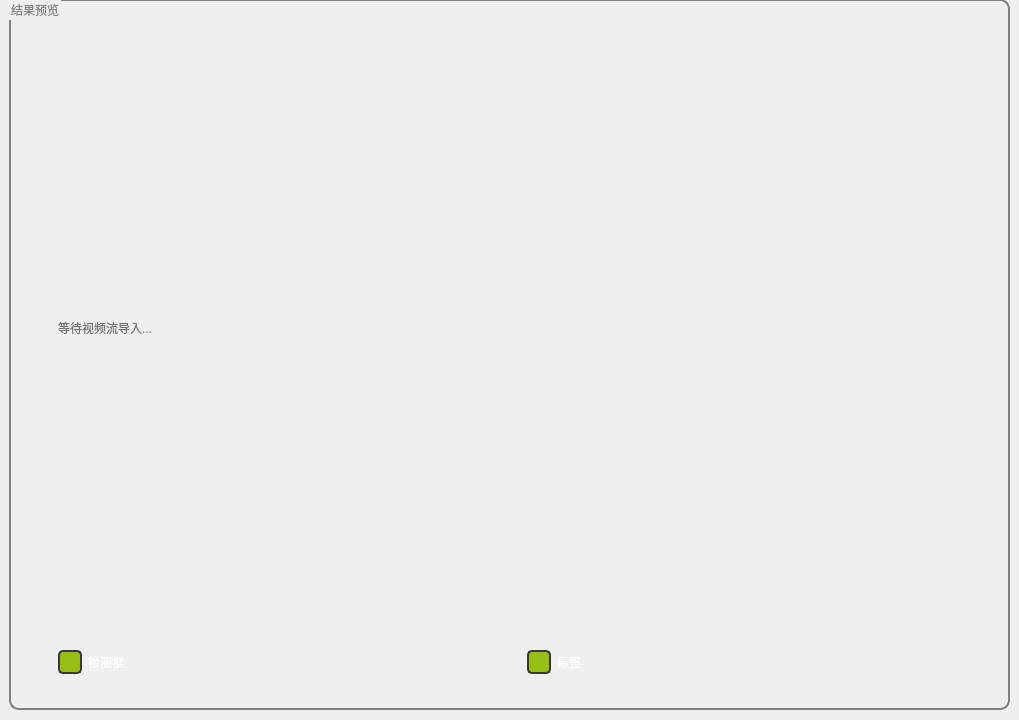
        <widget class="QWidget" name="page_6">
         <widget class="QGroupBox" name="groupBox_3">
          <property name="geometry">
           <rect>
            <x>9</x>
            <y>-1</y>
            <width>1001</width>
            <height>711</height>
           </rect>
          </property>
          <property name="styleSheet">
           <string notr="true">QGroupBox
{
	
	font: 12pt &quot;Microsoft YaHei UI&quot;;
	color: rgb(131, 131, 131);
	border-radius:10px;
	border:2px solid gray;
}</string>
          </property>
          <property name="title">
           <string>结果预览</string>
          </property>
          <widget class="QWidget" name="verticalLayoutWidget_3">
           <property name="geometry">
            <rect>
             <x>9</x>
             <y>19</y>
             <width>981</width>
             <height>662</height>
            </rect>
           </property>
           <layout class="QVBoxLayout" name="verticalLayout_3">
            <item>
             <layout class="QGridLayout" name="gridLayout">
              <item row="1" column="0">
               <spacer name="horizontalSpacer_2">
                <property name="sizeHint" stdset="0">
                 <size>
                  <width>40</width>
                  <height>20</height>
                 </size>
                </property>
               </spacer>
              </item>
              <item row="1" column="1">
               <widget class="QLabel" name="annotated_image">
                <property name="sizePolicy">
                 <sizepolicy hsizetype="Fixed" vsizetype="Fixed">
                  <horstretch>0</horstretch>
                  <verstretch>0</verstretch>
                 </sizepolicy>
                </property>
                <property name="minimumSize">
                 <size>
                  <width>960</width>
                  <height>540</height>
                 </size>
                </property>
                <property name="styleSheet">
                 <string notr="true">color: rgb(115, 115, 115);
font: 700 14pt &quot;Microsoft YaHei UI&quot;;</string>
                </property>
                <property name="text">
                 <string>等待视频流导入...</string>
                </property>
               </widget>
              </item>
              <item row="1" column="2">
               <spacer name="horizontalSpacer_3">
                <property name="sizeHint" stdset="0">
                 <size>
                  <width>40</width>
                  <height>20</height>
                 </size>
                </property>
               </spacer>
              </item>
              <item row="0" column="1">
               <spacer name="verticalSpacer">
                <property name="sizeHint" stdset="0">
                 <size>
                  <width>20</width>
                  <height>40</height>
                 </size>
                </property>
               </spacer>
              </item>
              <item row="2" column="1">
               <spacer name="verticalSpacer_2">
                <property name="sizeHint" stdset="0">
                 <size>
                  <width>20</width>
                  <height>40</height>
                 </size>
                </property>
               </spacer>
              </item>
             </layout>
            </item>
            <item>
             <layout class="QHBoxLayout" name="horizontalLayout_3">
              <property name="rightMargin">
               <number>10</number>
              </property>
              <item>
               <spacer name="horizontalSpacer_4">
                <property name="sizeHint" stdset="0">
                 <size>
                  <width>40</width>
                  <height>20</height>
                 </size>
                </property>
               </spacer>
              </item>
              <item>
               <widget class="QCheckBox" name="box">
                <property name="styleSheet">
                 <string notr="true">QCheckBox {
color: white; 
	font: 12pt &quot;Microsoft YaHei UI&quot;;
}
QCheckBox::indicator {
width: 20px; 
height: 20px;
}
QCheckBox::indicator:checked {
	background-color: rgb(151, 190, 21);
border: 2px solid  rgb(56, 57, 52);
border-radius:5px;
}
QCheckBox::indicator:unchecked {
background-color: white;
border: 2px solid rgb(56, 57, 52);
border-radius:5px
 }</string>
                </property>
                <property name="text">
                 <string>检测框</string>
                </property>
                <property name="iconSize">
                 <size>
                  <width>40</width>
                  <height>40</height>
                 </size>
                </property>
                <property name="checked">
                 <bool>true</bool>
                </property>
               </widget>
              </item>
              <item>
               <widget class="QCheckBox" name="Label">
                <property name="styleSheet">
                 <string notr="true">QCheckBox {
color: white; 
	font: 12pt &quot;Microsoft YaHei UI&quot;;
}
QCheckBox::indicator {
width: 20px; 
height: 20px;
}
QCheckBox::indicator:checked {
	background-color: rgb(151, 190, 21);
border: 2px solid  rgb(56, 57, 52);
border-radius:5px;
}
QCheckBox::indicator:unchecked {
background-color: white;
border: 2px solid rgb(56, 57, 52);
border-radius:5px
 }</string>
                </property>
                <property name="text">
                 <string>标签</string>
                </property>
                <property name="checked">
                 <bool>true</bool>
                </property>
               </widget>
              </item>
             </layout>
            </item>
           </layout>
          </widget>
         </widget>
        </widget>
